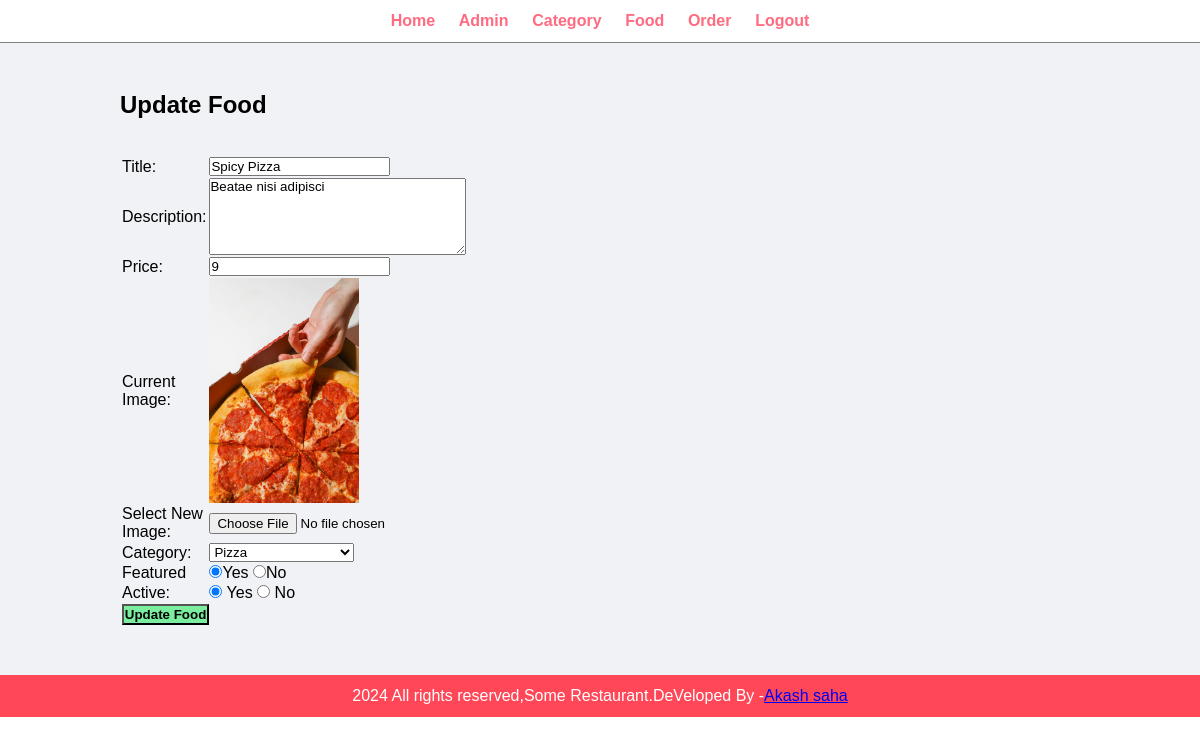
Screenshot of /admin/update-food.php?id=31 (signed in) with the database file from the repository.
### tables this page shows
CREATE TABLE `tbl_food` (
  `id` int(10) UNSIGNED NOT NULL,
  `title` varchar(100) NOT NULL,
  `description` text NOT NULL,
  `price` decimal(10,0) NOT NULL,
  `image_name` varchar(156) NOT NULL,
  `category_id` int(10) UNSIGNED NOT NULL,
  `featured` varchar(10) NOT NULL,
  `active` varchar(10) NOT NULL
);

CREATE TABLE `tbl_category` (
  `id` int(10) UNSIGNED NOT NULL,
  `title` varchar(100) NOT NULL,
  `image_name` varchar(255) DEFAULT NULL,
  `featured` varchar(10) NOT NULL,
  `active` varchar(10) NOT NULL
);

### admin/update-food.php (the view, shortened to what this page needs)
<?php include('partials/menu.php');?>
<?php
if(isset($_GET['id']))
{
  $id = $_GET['id'];
  $sql2 = "SELECT * FROM tbl_food WHERE id=$id";
  $res2 = mysqli_query($conn, $sql2);
$row2 = mysqli_fetch_assoc($res2);
  $title = $row2['title'];
  $description = $row2['description'];
  $price = $row2['price'];
  $current_image = $row2['image_name'];
  $current_category = $row2['category_id'];
  $featured = $row2['featured'];
  $active = $row2['active'];
}
else{
  header('location:'. SITEURL .'admin/manage-food.php');
}
?>
<div class="main-content">
  <div class="wrapper">
    <h2>Update Food </h2>
    <br><br>
    <form action="" method="POST" enctype="multipart/form-data">
    <table class="tbl-30">
      <tr>
        <td>Title:</td>
        <td>
          <input type="text" name="title" value="<?php echo $title; ?>">
        </td>
      </tr>
      <tr>
        <td>Description: </td>
        <td>
   <textarea name="description"  cols="30" rows="5"><?php echo $description; ?></textarea>
        </td>
      </tr>
      <tr>
        <td>Price: </td>
        <td>
          <input type="number" name="price" value=<?php echo $price;  ?>>
        </td>
      </tr>
<tr>
  <td>Current Image: </td>
  <td>
 <?php
if($current_image == "")
{
   echo "<div class='error'>Image not Abailable</div>";
}
else{
  ?>
<img src="<?php echo SITEURL; ?>images/food/<?php echo $current_image;  ?>" width="150px"
<?php
}
?>
  </td>
</tr>
<tr>
  <td>Select New Image: </td>
  <td>
    <input type="file" name="image">
  </td>
</tr>
<tr>
  <td>Category: </td>
  <td>
    <select name="category" >
    <?php
    $sql = "SELECT * FROM tbl_category WHERE active='Yes'";
    $res = mysqli_query($conn, $sql);
    $count = mysqli_num_rows($res);
    if($count>0)
    {
 while($row=mysqli_fetch_assoc($res))
 {
     $category_title = $row['title'];
        $category_id = $row['id'];
?>
<option <?php if($current_category==$category_id){
          echo "selected";
        } ?>  value="<?php echo $category_id;?>"><?php echo $category_title; ?></option>
<?php
 }
    }
else
{
       echo "<option value='0'>Category Not Available.</option>";
}
    ?>
    </select>
  </td>
</tr>
<tr>
  <td>Featured</td>
  <td>
    <input <?php if($featured=="Yes") {echo  "checked"; }?>  type="radio" name="featured" value="Yes">Yes
    <input <?php if($featured=="No") {echo  "checked"; }?>  type="radio" name="featured" value="No">No
  </td>
</tr>
<tr>
  <td>Active:</td>
  <td>
    <input <?php if($active=="Yes") {echo  "checked"; }?>  type="radio" name="active" value="Yes"> Yes
    <input <?php if($active=="NO") {echo  "checked"; }?>  type="radio" name="active" value="No"> No
  </td>
</tr>
<tr>
  <td>
    <input type="submit" name="submit" value="Update Food" class="btn-secondary">
  </td>
</tr>
    </table>
    </form>
  </div>
</div>
<?php include ("partials/footer.php");?>

### css/admin.css (style rules this page uses)
* { margin: 0; padding: 0; font-family: Arial, Helvetica, sans-serif; }
.wrapper { padding: 1%; width: 80%; margin: 0 auto; }
.tbl-30 { width: 30%; }
.btn-secondary { background-color: #7bed9f; padding: 1%; color: black; text-decoration: none; font-weight: bold; }
.main-content { padding: 3% 0; background-color: #f1f2f6; }

### rows the page displays
tbl_food: title "Spicy Pizza", description "Beatae nisi adipisci", price "9", image_name (picture), category "Pizza", featured "☑", active "☑"
